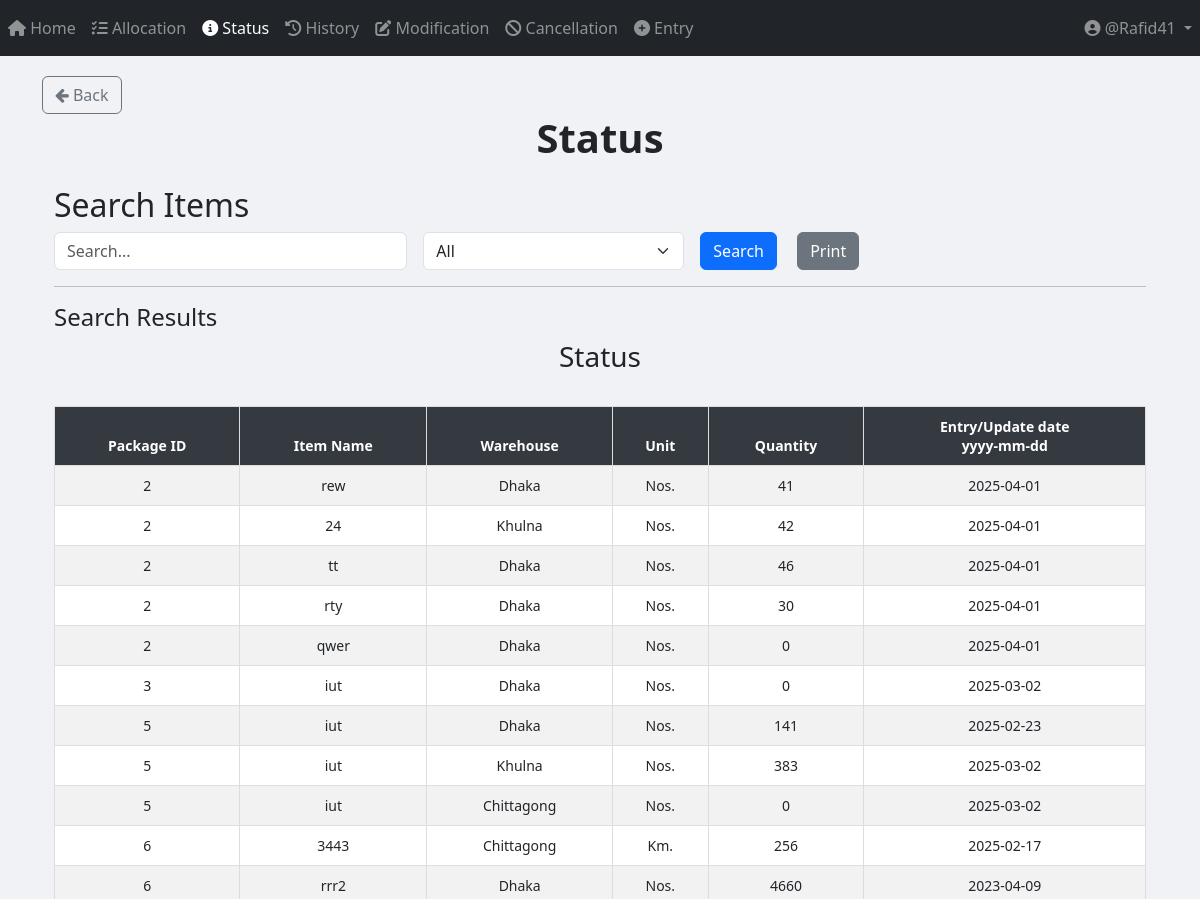
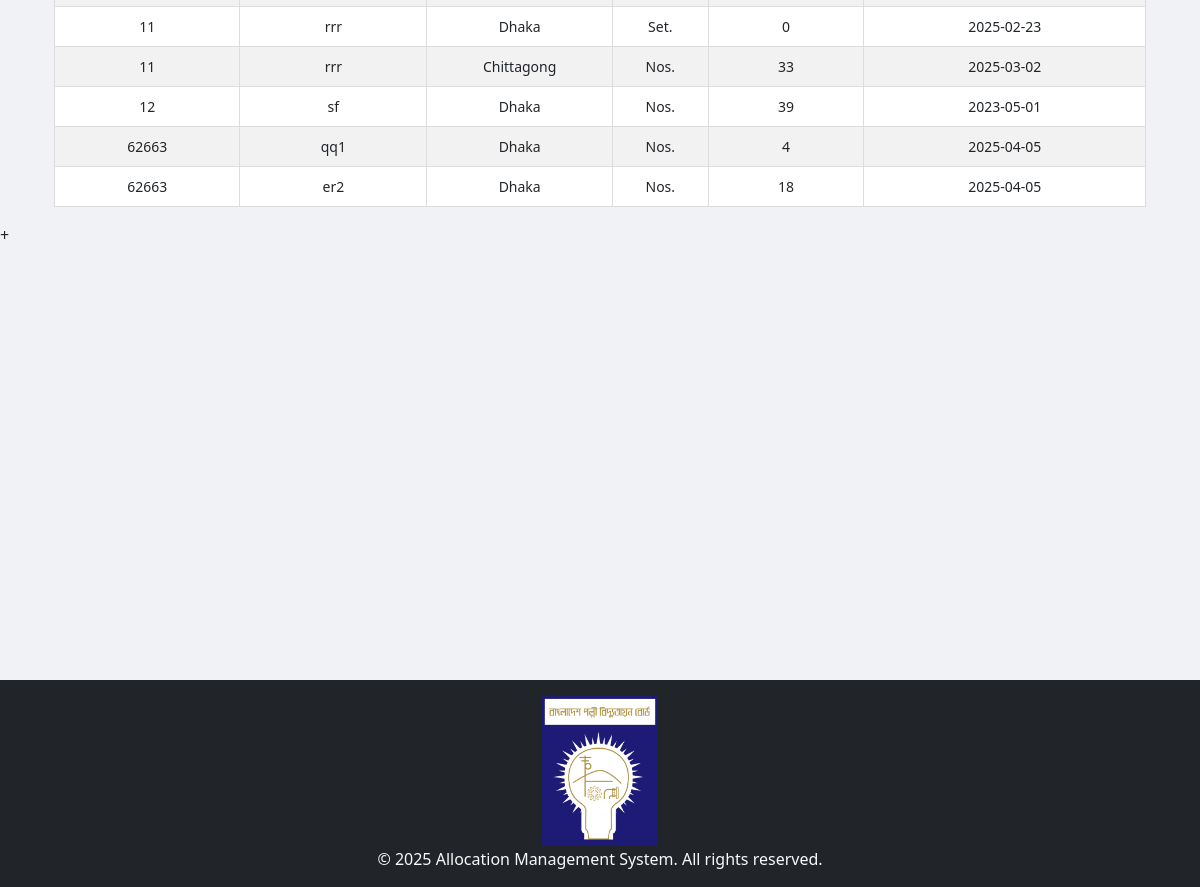
Screenshot of /status/ (signed in) with the database file from the repository (2 pictures, top to bottom).
### App_Entry/models.py (models this page shows, shortened)
class Item(models.Model):
    WAREHOUSE_CHOICES = [
        ("Dhaka", "Dhaka"),
        ("Khulna", "Khulna"),
        ("Chittagong", "Chittagong"),
    ]
    UNIT_CHOICES = [
        ("Nos.", "Nos."),
        ("Mtr.", "Mtr."),
        ("Km.", "Km."),
        ("Set.", "Set."),
        ("Pair.", "Pair."),
    ]
    name = models.CharField(max_length=255)
    description = models.TextField(blank=True, null=True)
    warehouse = models.CharField(
        max_length=50, choices=WAREHOUSE_CHOICES, default="Dhaka"
    )
    unit_of_item = models.CharField(
        max_length=10, choices=UNIT_CHOICES, default="Nos."
    )  # Updated field
    unit_price = models.DecimalField(max_digits=15, decimal_places=2, default=0.00)
    quantity_of_item = models.BigIntegerField(default=0)
    package = models.ForeignKey(
        Package,
        on_delete=models.SET_NULL,
        related_name="package_of_item",
        null=True,
    )
    created_at = models.DateTimeField(default=now)

class Package(models.Model):
    packageId = models.BigIntegerField(unique=True)

### App_Status/views.py (the view, shortened to what this page needs)
# urls.py: path("", views.status_page, name="status_page"),
def status_page(request):
    query = request.GET.get("query", "").strip()  # Strip leading/trailing whitespaces from query input
    filter_by = request.GET.get("filter_by", "All")
    date_filter = request.GET.get("date", "")
    items = Item.objects.all()
    if filter_by == "Entry/Update date" and date_filter:
        try:
            date_obj = datetime.strptime(date_filter, "%Y-%m-%d")
            items = items.filter(created_at__date=date_obj.date())
        except ValueError:
            pass  # If the date format is invalid, ignore the filter
    items = items.order_by("package__packageId")
    return render(
        request,
        "App_Status/status.html",
        {
            "items": items,
            "query": query,
            "filter_by": filter_by,
            "date_filter": date_filter,
        },
    )

### templates/App_Status/status.html (shortened to what this page needs)
{% extends 'base.html' %}
{% load crispy_forms_tags %}
{% load static %}
{% block body_block %}
<a href="{% url 'App_Home:home_page' %}" class="btn btn-outline-secondary">
    <i class="fa fa-arrow-left"></i> Back
</a>
<center><h1><b> Status </b></h1></center>
<div class="container mt-4">
    <h2>Search Items</h2>
    <form method="GET" action="{% url 'App_Status:status_page' %}" class="row g-3">
        <div class="col-md-4">
            <input type="text" name="query" id="searchQuery" class="form-control" placeholder="Search..." value="{{ query }}">
        </div>
        <div class="col-md-3">
            <select name="filter_by" id="filterDropdown" class="form-select" onchange="toggleInputFields()">
                <option value="All" {% if filter_by == "All" %}selected{% endif %}>All</option>
            </select>
        </div>
        <div class="col-md-2">
            <button type="submit" class="btn btn-primary me-3">Search</button>
            <button type="button" class="btn btn-secondary" onclick="printResults()">Print</button>
        </div>
    </form>
    <hr>
    <h4>Search Results</h4>
    <div id="printableArea" class="table-responsive">
        <h3 class="text-center">Status</h3>
        <br>
        <table class="table table-bordered table-striped table-hover">
            <thead class="table-dark sticky-top">
                <tr>
                    <th>Package ID</th>
                    <th>Item Name</th>
                    <th>Warehouse</th>
                    <th>Unit</th>
                    <th>Quantity</th>
                    <th>Entry/Update date <center>yyyy-mm-dd</center></th>
                </tr>
            </thead>
            <tbody>
                {% if items %}
                    {% for item in items %}
                    <tr>
                        <td>{{ item.package.packageId }}</td>
                        <td>{{ item.name }}</td>
                        <td>{{ item.warehouse }}</td>
                        <td>{{ item.unit_of_item }}</td>
                        <td>{{ item.quantity_of_item }}</td>
                        <td>{{ item.created_at | date:"Y-m-d" }}</td>
                    </tr>
                    {% endfor %}
                {% else %}
                    <tr>
                        <td colspan="7" class="text-center text-danger">No matching data found</td>
                    </tr>
                {% endif %}
            </tbody>
        </table>
    </div>
</div>
{% endblock %}

### templates/partials/navbar.html (shortened to what this page needs)
<nav class="navbar navbar-expand-sm navbar-dark bg-dark">
    <div class="collapse navbar-collapse" id="navbarNavDropdown">
        <ul class="navbar-nav mr-auto">
            {% if user.is_authenticated %}
                <li class="nav-item {% if request.resolver_match.url_name == 'home_page' %}active{% endif %}">
                    <a class="nav-link" href="{% url 'App_Home:home_page' %}">
                        <i class="fas fa-home"></i> Home
                    </a>
                </li>
                <li class="nav-item {% if request.resolver_match.url_name == 'allocation_page' %}active{% endif %}">
                    <a class="nav-link" href="{% url 'App_Allocation:allocation_page' %}">
                        <i class="fas fa-tasks"></i> Allocation
                    </a>
                </li>
                <li class="nav-item {% if request.resolver_match.url_name == 'status_page' %}active{% endif %}">
                    <a class="nav-link" href="{% url 'App_Status:status_page' %}">
                        <i class="fas fa-info-circle"></i> Status
                    </a>
                </li>
                <li class="nav-item {% if request.resolver_match.url_name == 'history_page' %}active{% endif %}">
                    <a class="nav-link" href="{% url 'App_History:history_page' %}">
                        <i class="fas fa-history"></i> History
                    </a>
                </li>
                <li class="nav-item {% if request.resolver_match.url_name == 'modification_menu' %}active{% endif %}">
                    <a class="nav-link" href="{% url 'App_Modification:modification_menu' %}">
                        <i class="fas fa-edit"></i> Modification
                    </a>
                </li>
                <li class="nav-item {% if request.resolver_match.url_name == 'cancellation' %}active{% endif %}">
                    <a class="nav-link" href="{% url 'App_Cancellation:cancellation' %}">
                        <i class="fas fa-ban"></i> Cancellation
                    </a>
                </li>
                <li class="nav-item {% if request.resolver_match.url_name == 'entry_page' %}active{% endif %}">
                    <a class="nav-link" href="{% url 'App_Entry:entry_page' %}">
                        <i class="fas fa-plus-circle"></i> Entry
                    </a>
                </li>
            {% endif %}
        </ul>
        <ul class="navbar-nav">
            {% if user.is_authenticated %}
                <li class="nav-item dropdown">
                    <a class="nav-link dropdown-toggle" href="#" id="userDropdown" role="button" data-toggle="dropdown">
                        <i class="fas fa-user-circle"></i> @{{ user.username }}
                    </a>
                </li>
            {% endif %}
        </ul>
    </div>
</nav>

### templates/App_Status/status.html (style rules this page uses)
.table { font-size: 14px; text-align: center; }
.sticky-top { position: sticky; top: 0; z-index: 1020; }
.table-dark th { background-color: #343a40 !important; color: white !important; }
.table-bordered th, .table-bordered td { border: 1px solid #ddd !important; padding: 10px; }

### templates/partials/footer.html (style rules this page uses)
html, body { height: 100%; margin: 0; }

### rows the page displays
Item: package.packageId "2", name "rew", warehouse "Dhaka", unit_of_item "Nos.", quantity_of_item "41", created_at "2025-04-01"
Item: package.packageId "2", name "24", warehouse "Khulna", unit_of_item "Nos.", quantity_of_item "42", created_at "2025-04-01"
Item: package.packageId "2", name "tt", warehouse "Dhaka", unit_of_item "Nos.", quantity_of_item "46", created_at "2025-04-01"
Item: package.packageId "2", name "rty", warehouse "Dhaka", unit_of_item "Nos.", quantity_of_item "30", created_at "2025-04-01"
Item: package.packageId "2", name "qwer", warehouse "Dhaka", unit_of_item "Nos.", quantity_of_item "0", created_at "2025-04-01"
Item: package.packageId "3", name "iut", warehouse "Dhaka", unit_of_item "Nos.", quantity_of_item "0", created_at "2025-03-02"
Item: package.packageId "5", name "iut", warehouse "Dhaka", unit_of_item "Nos.", quantity_of_item "141", created_at "2025-02-23"
Item: package.packageId "5", name "iut", warehouse "Khulna", unit_of_item "Nos.", quantity_of_item "383", created_at "2025-03-02"
Item: package.packageId "5", name "iut", warehouse "Chittagong", unit_of_item "Nos.", quantity_of_item "0", created_at "2025-03-02"
Item: package.packageId "6", name "3443", warehouse "Chittagong", unit_of_item "Km.", quantity_of_item "256", created_at "2025-02-17"
Item: package.packageId "6", name "rrr2", warehouse "Dhaka", unit_of_item "Nos.", quantity_of_item "4660", created_at "2023-04-09"
Item: package.packageId "11", name "rrr", warehouse "Dhaka", unit_of_item "Set.", quantity_of_item "0", created_at "2025-02-23"
Item: package.packageId "11", name "rrr", warehouse "Chittagong", unit_of_item "Nos.", quantity_of_item "33", created_at "2025-03-02"
Item: package.packageId "12", name "sf", warehouse "Dhaka", unit_of_item "Nos.", quantity_of_item "39", created_at "2023-05-01"
Item: package.packageId "62663", name "qq1", warehouse "Dhaka", unit_of_item "Nos.", quantity_of_item "4", created_at "2025-04-05"
Item: package.packageId "62663", name "er2", warehouse "Dhaka", unit_of_item "Nos.", quantity_of_item "18", created_at "2025-04-05"

### other values shown
{{ user.username }} "Rafid41"
